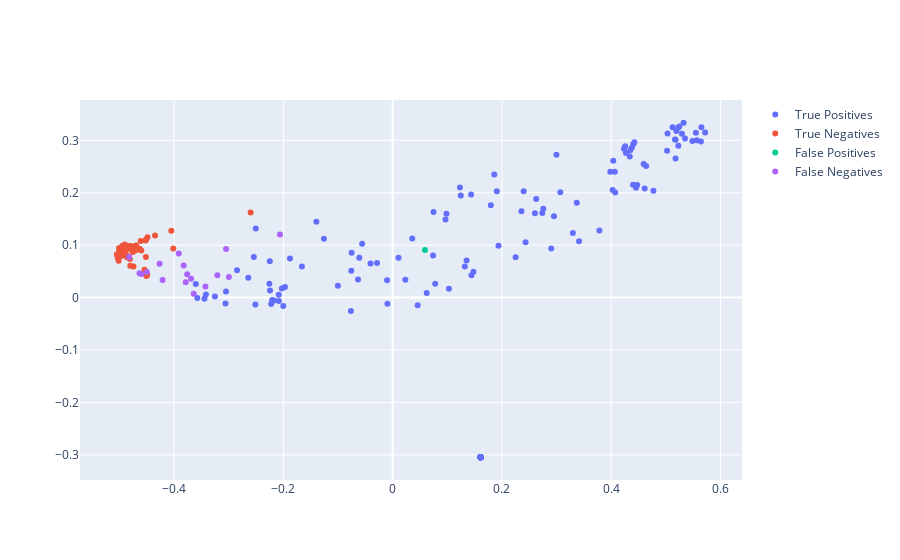

Here is the notebook cell this chart was saved with:
### Code cell
plot_features_siamese(data, feats, idxs, tns, tps, fns, fps)

### Figure 1 — Plotly figure (JSON) as saved in the notebook; plotly's stock layout.template omitted (floating-point values rounded to 4 significant figures; data arrays with more than 128 entries replaced by an {"elided": "..."} marker saying what was removed)
{"data": [{"mode": "markers", "name": "True Positives", "text": {"elided": "189 str values"}, "type": "scatter", "visible": true, "x": {"elided": "189 float values"}, "y": {"elided": "189 float values"}}, {"mode": "markers", "name": "True Negatives", "text": ["('jp2c1', 'jp2c0')", "('jp5c1', 'jp5c0')", "('jp5c2', 'jp5c0')", "('jp12c1', 'jp12c0')", "('jp21c1', 'jp21c0')", "('jp25c1', 'jp25c0')", "('jp28c1', 'jp28c0')", "('jp54c1', 'jp54c0')", "('jp55c1', 'jp55c0')", "('jp55c2', 'jp55c0')", "('jp55c3', 'jp55c0')", "('jp60c1', 'jp60c0')", "('jp64c2', 'jp64c0')", "('jp64c1', 'jp64c0')", "('jp64c3', 'jp64c0')", "('jp67c1', 'jp67c0')", "('jp74c1', 'jp74c0')", "('jp74c2', 'jp74c0')", "('jp76c1', 'jp76c0')", "('jp77c1', 'jp77c0')", "('jp80c1', 'jp80c0')", "('jp81c2', 'jp81c0')", "('jp81c1', 'jp81c0')", "('jp91c1', 'jp91c0')", "('jp91c3', 'jp91c0')", "('jp91c2', 'jp91c0')", "('jp100c1', 'jp100c0')", "('jp100c2', 'jp100c0')", "('jp107c1', 'jp107c0')", "('jp130c1', 'jp130c0')", "('jp135c2', 'jp135c0')", "('jp135c1', 'jp135c0')", "('jp135c3', 'jp135c0')", "('jp139c1', 'jp139c0')", "('jp139c2', 'jp139c0')", "('jp140c2', 'jp140c0')", "('jp140c1', 'jp140c0')", "('jp142c4', 'jp142c0')", "('jp142c3', 'jp142c0')", "('jp142c2', 'jp142c0')", "('jp142c1', 'jp142c0')", "('jp148c2', 'jp148c0')", "('jp148c1', 'jp148c0')", "('jp151c2', 'jp151c0')", "('jp151c1', 'jp151c0')", "('jp157c1', 'jp157c0')", "('jp157c3', 'jp157c0')", "('jp157c2', 'jp157c0')", "('jp165c1', 'jp165c0')", "('jp165c2', 'jp165c0')", "('jp166c1', 'jp166c0')"], "type": "scatter", "visible": true, "x": [-0.4952, -0.4517, -0.4788, -0.4015, -0.5009, -0.5008, -0.493, -0.4883, -0.4902, -0.4999, -0.493, -0.4631, -0.494, -0.4742, -0.4701, -0.4808, -0.4938, -0.4977, -0.4694, -0.4348, -0.5015, -0.4802, -0.46, -0.4522, -0.5009, -0.4774, -0.4507, -0.4491, -0.5032, -0.4944, -0.4862, -0.2599, -0.4968, -0.4511, -0.4891, -0.4882, -0.4051, -0.4831, -0.4913, -0.4811, -0.4486, -0.4743, -0.454, -0.4947, -0.499, -0.4755, -0.4809, -0.4824, -0.4712, -0.4612, -0.5048], "y": [0.08812, 0.07736, 0.098, 0.0935, 0.08703, 0.09449, 0.08801, 0.08384, 0.1015, 0.08423, 0.08109, 0.09296, 0.09133, 0.09159, 0.0904, 0.093, 0.0943, 0.08981, 0.09914, 0.1186, 0.07048, 0.06099, 0.08969, 0.1088, 0.0847, 0.09646, 0.04128, 0.04372, 0.07617, 0.0988, 0.07689, 0.1622, 0.07936, 0.111, 0.08615, 0.09946, 0.1277, 0.0777, 0.08857, 0.09854, 0.115, 0.05912, 0.05332, 0.09515, 0.08276, 0.08693, 0.0738, 0.09517, 0.09821, 0.1081, 0.08213]}, {"mode": "markers", "name": "False Positives", "text": ["('jp79c1', 'jp79c0')"], "type": "scatter", "visible": true, "x": [0.05912], "y": [0.0906]}, {"mode": "markers", "name": "False Negatives", "text": ["('jp91c3', 'jp91c2')", "('jp135c2', 'jp135c1')", "('jp135c3', 'jp135c1')", "('jp140c2', 'jp140c1')", "('jp142c3', 'jp142c1')", "('jp157c3', 'jp157c1')", "('jp165c2', 'jp165c1')", "('jp173c3', 'jp173c1')", "('jp173c2', 'jp173c1')", "('jp186c2', 'jp186c1')", "('jp186c4', 'jp186c1')", "('jp186c4', 'jp186c5')", "('jp189c6', 'jp189c3')", "('jp189c6', 'jp189c4')", "('jp189c6', 'jp189c2')", "('jp192c2', 'jp192c1')", "('jp201c3', 'jp201c1')"], "type": "scatter", "x": [-0.3427, -0.421, -0.4633, -0.376, -0.3786, -0.3689, -0.2062, -0.4499, -0.4824, -0.3915, -0.3826, -0.3048, -0.3208, -0.2997, -0.364, -0.4265, -0.4598], "y": [0.02099, 0.03369, 0.04643, 0.04461, 0.02951, 0.03573, 0.1205, 0.04866, 0.07725, 0.08432, 0.06138, 0.09286, 0.04273, 0.03934, 0.007154, 0.0644, 0.04525]}], "layout": {"autosize": true, "xaxis": {"autorange": true, "range": [-0.5709, 0.638], "type": "linear"}, "yaxis": {"autorange": true, "range": [-0.3512, 0.3802], "type": "linear"}}}
